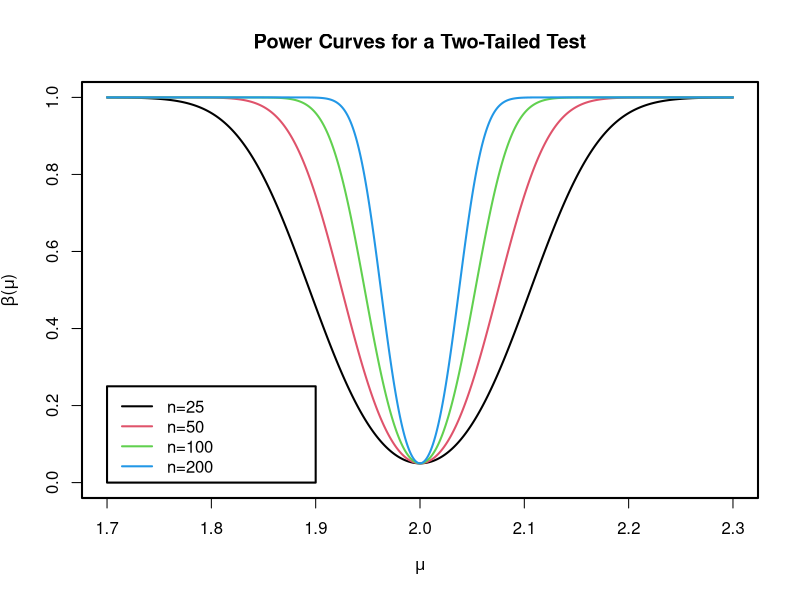

The R script that drew this image:
par(lwd=2)
alpha=.05
mu0=2
sig=.27
plot(c(1.7,2.3),c(0,1),type="n",xlab=expression(mu),ylab=expression(paste(beta,"(",mu,")")),main="Power Curves for a Two-Tailed Test")
mu=seq(1.7,2.3,length=1001)
n=25
power=pnorm((mu0-mu)/(sig/sqrt(n))-qnorm(1-alpha/2))+1-pnorm((mu0-mu)/(sig/sqrt(n))+qnorm(1-alpha/2))
lines(mu,power)
n=50
power=pnorm((mu0-mu)/(sig/sqrt(n))-qnorm(1-alpha/2))+1-pnorm((mu0-mu)/(sig/sqrt(n))+qnorm(1-alpha/2))
lines(mu,power,col=2)
n=100
power=pnorm((mu0-mu)/(sig/sqrt(n))-qnorm(1-alpha/2))+1-pnorm((mu0-mu)/(sig/sqrt(n))+qnorm(1-alpha/2))
lines(mu,power,col=3)
n=200
power=pnorm((mu0-mu)/(sig/sqrt(n))-qnorm(1-alpha/2))+1-pnorm((mu0-mu)/(sig/sqrt(n))+qnorm(1-alpha/2))
lines(mu,power,col=4)
legend(c(1.7,1.9),c(0,0.25),lty=rep(1,4),col=1:4,legend=c("n=25","n=50","n=100","n=200"))


